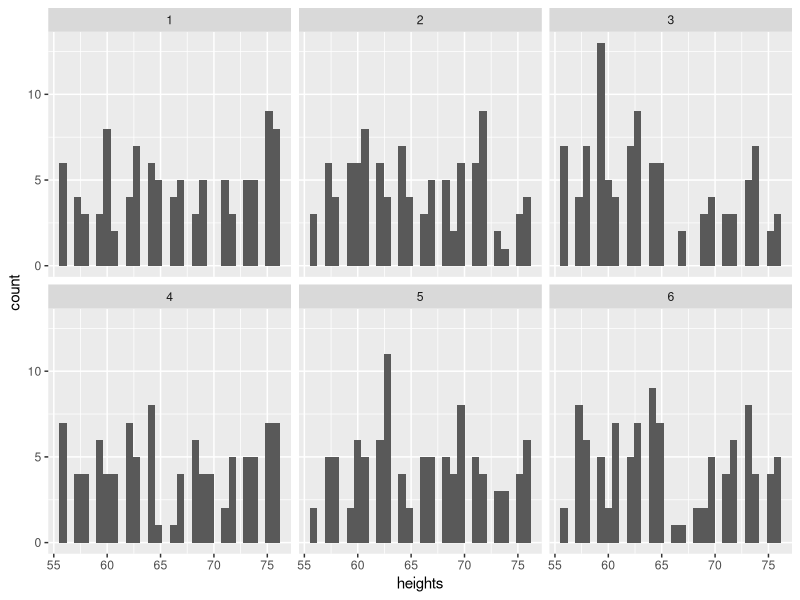
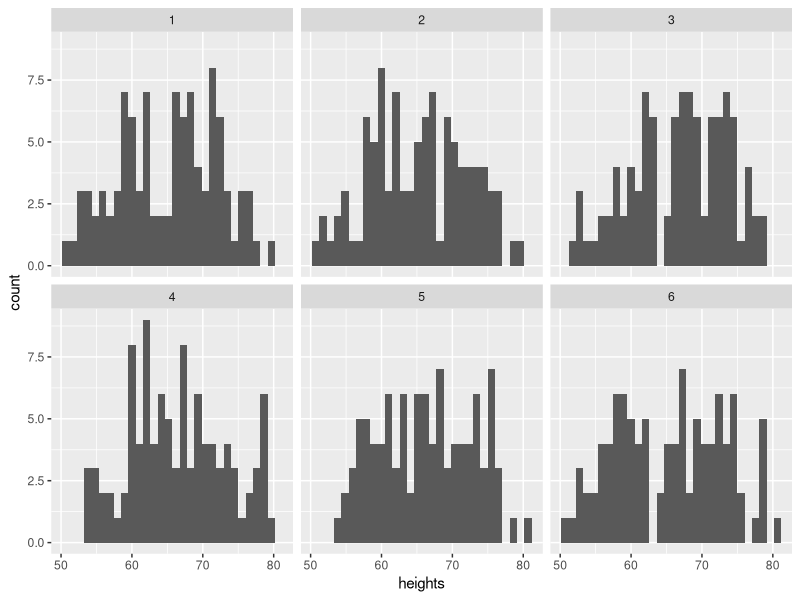

The R script that drew these images, in order:
## ---- chunk 1
library(tidyverse)
library(ggplot2)
## ---- chunk 2
avg_height <- 66
all_sims <- list()

for (j in 1:6){
    sim_heights <- c()
    for (person in 1:100){
    genes <- sample(-10:10, size=1)
    sim_heights[person] <- avg_height + genes
    }
    df <- tibble(heights = sim_heights, sim=rep(x = j, times=100))
    all_sims[[j]] <- df
}

df <- bind_rows(all_sims)

ggplot(data=df, aes(x=heights)) + geom_histogram() + facet_wrap(~sim)
## ---- chunk 3
avg_height <- 66
all_sims <- list()

for (j in 1:6){
    sim_heights <- c()
    for (person in 1:100){
    genes <- sample(-10:10, size=1)
    nutrition <- sample(-5:5, size=1)
    sim_heights[person] <- avg_height + genes + nutrition
    }
    df <- tibble(heights = sim_heights, sim=rep(x = j, times=100))
    all_sims[[j]] <- df
}

df <- bind_rows(all_sims)

ggplot(data=df, aes(x=heights)) + geom_histogram() + facet_wrap(~sim)
